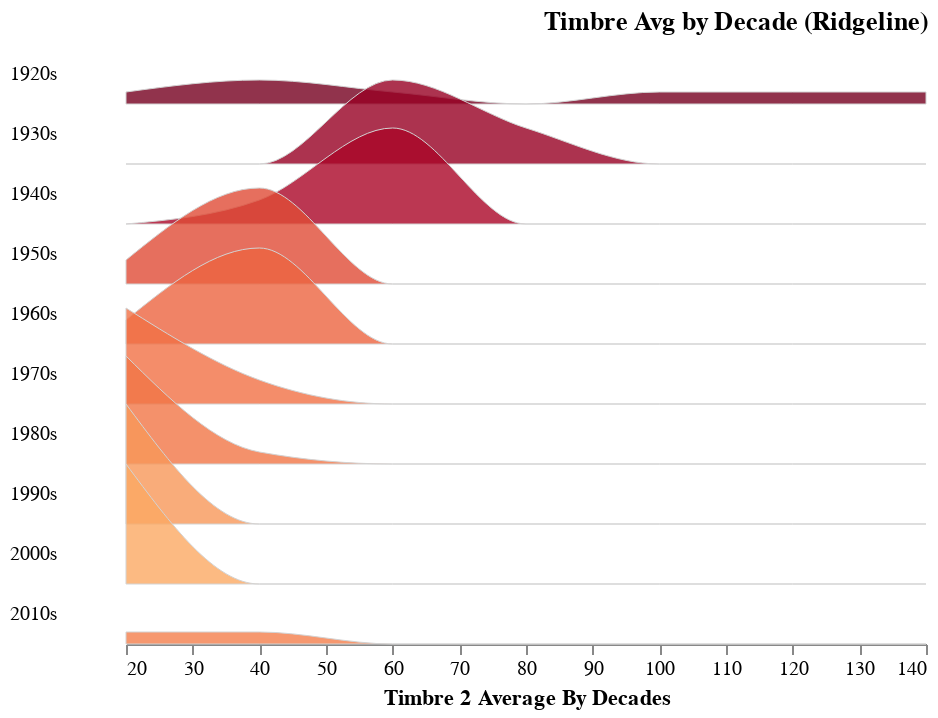

The notebook cell saved with this chart:
### Code cell
plot_ridgeline(timbre_avg_by_year, "decade", "TimbreAvg3")

### Figure 1 — Vega-Lite specification as saved in the notebook (floating-point values rounded to 4 significant figures)
{"config": {"view": {"continuousWidth": 400, "continuousHeight": 300, "stroke": null}, "facet": {"spacing": 0}, "title": {"anchor": "end"}}, "data": {"name": "data-9c4fd3404b8431db948f1402dd30598b"}, "facet": {"row": {"type": "temporal", "field": "Decade", "header": {"format": "%Ys", "labelAlign": "right", "labelAngle": 0}, "title": null}}, "spec": {"mark": {"type": "area", "fillOpacity": 0.8, "interpolate": "monotone", "stroke": "lightgray", "strokeWidth": 0.5}, "encoding": {"fill": {"type": "quantitative", "field": "mean_val", "legend": null, "scale": {"domain": [50, -100], "scheme": "redyellowblue"}}, "x": {"type": "quantitative", "bin": "binned", "field": "bin_min", "title": "Timbre 2 Average By Decades"}, "y": {"type": "quantitative", "axis": null, "field": "value", "scale": {"range": [30, -30]}}}, "height": 30, "transform": [{"field": "decade", "timeUnit": "year", "as": "Decade"}, {"joinaggregate": [{"op": "mean", "field": "TimbreAvg3", "as": "mean_val"}], "groupby": ["Decade"]}, {"bin": {"maxbins": 10}, "field": "TimbreAvg3", "as": ["bin_max", "bin_min"]}, {"aggregate": [{"op": "count", "as": "value"}], "groupby": ["Decade", "mean_val", "bin_min", "bin_max"]}, {"impute": "value", "key": "bin_min", "groupby": ["Decade", "mean_val"], "value": 0}]}, "bounds": "flush", "title": "Timbre Avg by Decade (Ridgeline)", "$schema": "https://vega.github.io/schema/vega-lite/v4.8.1.json", "datasets": {"data-9c4fd3404b8431db948f1402dd30598b": [{"year": 1922, "TimbreAvg1": 41.56, "TimbreAvg2": 13.91, "TimbreAvg3": 14.68, "TimbreAvg4": 24.43, "TimbreAvg5": 18.75, "TimbreAvg6": 11.17, "TimbreAvg7": -5.31, "TimbreAvg8": 0.1368, "TimbreAvg9": -2.165, "TimbreAvg10": -4.444, "TimbreAvg11": -1.622, "TimbreAvg12": -5.561, "decade": "1920-01-01T00:00:00"}, {"year": 1924, "TimbreAvg1": 36.95, "TimbreAvg2": -136.1, "TimbreAvg3": 108.1, "TimbreAvg4": 12.35, "TimbreAvg5": -7.73, "TimbreAvg6": 1.873, "TimbreAvg7": -32.49, "TimbreAvg8": 3.363, "TimbreAvg9": 14.38, "TimbreAvg10": 8.708, "TimbreAvg11": 4.783, "TimbreAvg12": 8.068, "decade": "1920-01-01T00:00:00"}, {"year": 1925, "TimbreAvg1": 34.36, "TimbreAvg2": -128.2, "TimbreAvg3": 120.2, "TimbreAvg4": 19.37, "TimbreAvg5": 18.19, "TimbreAvg6": 17.01, "TimbreAvg7": -56.73, "TimbreAvg8": 7.617, "TimbreAvg9": 3.784, "TimbreAvg10": 8.839, "TimbreAvg11": 6.741, "TimbreAvg12": 6.061, "decade": "1920-01-01T00:00:00"}, {"year": 1926, "TimbreAvg1": 32.57, "TimbreAvg2": -126.5, "TimbreAvg3": 88.92, "TimbreAvg4": 7.843, "TimbreAvg5": -5.841, "TimbreAvg6": 13.39, "TimbreAvg7": -31.14, "TimbreAvg8": 9.86, "TimbreAvg9": -17.41, "TimbreAvg10": 4.974, "TimbreAvg11": 0.6245, "TimbreAvg12": -2.054, "decade": "1920-01-01T00:00:00"}, {"year": 1927, "TimbreAvg1": 31.23, "TimbreAvg2": -110.7, "TimbreAvg3": 59.21, "TimbreAvg4": 4.108, "TimbreAvg5": -9.538, "TimbreAvg6": 9.986, "TimbreAvg7": -21.01, "TimbreAvg8": 13.41, "TimbreAvg9": -25.12, "TimbreAvg10": 4.396, "TimbreAvg11": -0.3943, "TimbreAvg12": -2.645, "decade": "1920-01-01T00:00:00"}, {"year": 1928, "TimbreAvg1": 31.5, "TimbreAvg2": -94.42, "TimbreAvg3": 27.26, "TimbreAvg4": -8.42, "TimbreAvg5": -16.8, "TimbreAvg6": 9.831, "TimbreAvg7": -34.23, "TimbreAvg8": 8.103, "TimbreAvg9": -2.78, "TimbreAvg10": 7.653, "TimbreAvg11": -0.274, "TimbreAvg12": 8.575, "decade": "1920-01-01T00:00:00"}, {"year": 1929, "TimbreAvg1": 33.08, "TimbreAvg2": -100.9, "TimbreAvg3": 37.7, "TimbreAvg4": -7.802, "TimbreAvg5": -16.81, "TimbreAvg6": 9.486, "TimbreAvg7": -30.72, "TimbreAvg8": 8.05, "TimbreAvg9": -2.235, "TimbreAvg10": 7.397, "TimbreAvg11": 1.339, "TimbreAvg12": 13.07, "decade": "1920-01-01T00:00:00"}, {"year": 1930, "TimbreAvg1": 34.95, "TimbreAvg2": -99.74, "TimbreAvg3": 59.33, "TimbreAvg4": 0.1107, "TimbreAvg5": -29.29, "TimbreAvg6": 14.93, "TimbreAvg7": -28.67, "TimbreAvg8": 5.75, "TimbreAvg9": -0.3473, "TimbreAvg10": 7.347, "TimbreAvg11": -0.4108, "TimbreAvg12": 4.682, "decade": "1930-01-01T00:00:00"}, {"year": 1931, "TimbreAvg1": 35.04, "TimbreAvg2": -97.28, "TimbreAvg3": 61.39, "TimbreAvg4": 8.116, "TimbreAvg5": -5.649, "TimbreAvg6": 5.444, "TimbreAvg7": -18.24, "TimbreAvg8": 6.326, "TimbreAvg9": -4.743, "TimbreAvg10": 5.894, "TimbreAvg11": 1.151, "TimbreAvg12": 1.979, "decade": "1930-01-01T00:00:00"}, {"year": 1932, "TimbreAvg1": 34.99, "TimbreAvg2": -98.61, "TimbreAvg3": 44.83, "TimbreAvg4": -0.8373, "TimbreAvg5": -22.16, "TimbreAvg6": 23.28, "TimbreAvg7": -36.65, "TimbreAvg8": 7.044, "TimbreAvg9": 14.11, "TimbreAvg10": 10.86, "TimbreAvg11": -1.003, "TimbreAvg12": 12.39, "decade": "1930-01-01T00:00:00"}, {"year": 1933, "TimbreAvg1": 32.79, "TimbreAvg2": -103.0, "TimbreAvg3": 56.2, "TimbreAvg4": -12.21, "TimbreAvg5": -33.13, "TimbreAvg6": 16.06, "TimbreAvg7": -43.9, "TimbreAvg8": 0.06204, "TimbreAvg9": 8.121, "TimbreAvg10": 8.25, "TimbreAvg11": -3.816, "TimbreAvg12": 4.195, "decade": "1930-01-01T00:00:00"}, {"year": 1934, "TimbreAvg1": 32.69, "TimbreAvg2": -97.15, "TimbreAvg3": 46.76, "TimbreAvg4": -2.051, "TimbreAvg5": -4.355, "TimbreAvg6": 16.09, "TimbreAvg7": -30.93, "TimbreAvg8": 5.909, "TimbreAvg9": 10.38, "TimbreAvg10": 9.565, "TimbreAvg11": -0.1988, "TimbreAvg12": 10.48, "decade": "1930-01-01T00:00:00"}, {"year": 1935, "TimbreAvg1": 33.87, "TimbreAvg2": -109.6, "TimbreAvg3": 69.43, "TimbreAvg4": 10.38, "TimbreAvg5": -8.598, "TimbreAvg6": 19.18, "TimbreAvg7": -17.24, "TimbreAvg8": 11.86, "TimbreAvg9": 3.787, "TimbreAvg10": 9.493, "TimbreAvg11": -2.062, "TimbreAvg12": 12.01, "decade": "1930-01-01T00:00:00"}, {"year": 1936, "TimbreAvg1": 34.54, "TimbreAvg2": -126.0, "TimbreAvg3": 64.29, "TimbreAvg4": 3.944, "TimbreAvg5": -8.175, "TimbreAvg6": 10.65, "TimbreAvg7": -18.77, "TimbreAvg8": 9.033, "TimbreAvg9": -2.058, "TimbreAvg10": 5.343, "TimbreAvg11": -0.4487, "TimbreAvg12": 8.263, "decade": "1930-01-01T00:00:00"}, {"year": 1937, "TimbreAvg1": 33.58, "TimbreAvg2": -113.8, "TimbreAvg3": 51.95, "TimbreAvg4": 1.924, "TimbreAvg5": -13.45, "TimbreAvg6": 17.37, "TimbreAvg7": -10.02, "TimbreAvg8": 10.66, "TimbreAvg9": -3.712, "TimbreAvg10": 5.937, "TimbreAvg11": -2.608, "TimbreAvg12": 11.86, "decade": "1930-01-01T00:00:00"}, {"year": 1938, "TimbreAvg1": 34.9, "TimbreAvg2": -114.4, "TimbreAvg3": 40.74, "TimbreAvg4": 6.103, "TimbreAvg5": -17.94, "TimbreAvg6": 19.79, "TimbreAvg7": -27.39, "TimbreAvg8": 6.041, "TimbreAvg9": 10.2, "TimbreAvg10": 9.888, "TimbreAvg11": -0.3099, "TimbreAvg12": 11.18, "decade": "1930-01-01T00:00:00"}, {"year": 1939, "TimbreAvg1": 34.02, "TimbreAvg2": -102.4, "TimbreAvg3": 45.43, "TimbreAvg4": -1.908, "TimbreAvg5": -13.02, "TimbreAvg6": 20.68, "TimbreAvg7": -21.57, "TimbreAvg8": 6.065, "TimbreAvg9": 6.906, "TimbreAvg10": 5.943, "TimbreAvg11": -6.37, "TimbreAvg12": 5.006, "decade": "1930-01-01T00:00:00"}, {"year": 1940, "TimbreAvg1": 35.33, "TimbreAvg2": -96.81, "TimbreAvg3": 49.32, "TimbreAvg4": 7.192, "TimbreAvg5": -41.28, "TimbreAvg6": 19.44, "TimbreAvg7": -18.54, "TimbreAvg8": 6.436, "TimbreAvg9": 8.957, "TimbreAvg10": 6.57, "TimbreAvg11": 1.953, "TimbreAvg12": 21.34, "decade": "1940-01-01T00:00:00"}, {"year": 1941, "TimbreAvg1": 32.39, "TimbreAvg2": -100.0, "TimbreAvg3": 52.51, "TimbreAvg4": 4.921, "TimbreAvg5": -3.68, "TimbreAvg6": 20.87, "TimbreAvg7": -16.8, "TimbreAvg8": 9.038, "TimbreAvg9": -2.731, "TimbreAvg10": 7.336, "TimbreAvg11": -3.413, "TimbreAvg12": 9.401, "decade": "1940-01-01T00:00:00"}, {"year": 1942, "TimbreAvg1": 33.3, "TimbreAvg2": -120.1, "TimbreAvg3": 50.7, "TimbreAvg4": -5.461, "TimbreAvg5": -19.14, "TimbreAvg6": 7.967, "TimbreAvg7": -18.27, "TimbreAvg8": 8.431, "TimbreAvg9": 1.05, "TimbreAvg10": 7.495, "TimbreAvg11": -1.957, "TimbreAvg12": 8.773, "decade": "1940-01-01T00:00:00"}, {"year": 1943, "TimbreAvg1": 35.77, "TimbreAvg2": -73.11, "TimbreAvg3": 58.33, "TimbreAvg4": 10.69, "TimbreAvg5": -6.186, "TimbreAvg6": 20.79, "TimbreAvg7": -14.26, "TimbreAvg8": 6.945, "TimbreAvg9": 5.42, "TimbreAvg10": 4.834, "TimbreAvg11": -6.037, "TimbreAvg12": 9.678, "decade": "1940-01-01T00:00:00"}, {"year": 1944, "TimbreAvg1": 35.05, "TimbreAvg2": -119.3, "TimbreAvg3": 45.17, "TimbreAvg4": 3.777, "TimbreAvg5": 0.7286, "TimbreAvg6": 12.55, "TimbreAvg7": -16.06, "TimbreAvg8": 6.014, "TimbreAvg9": 5.359, "TimbreAvg10": 3.907, "TimbreAvg11": -2.75, "TimbreAvg12": 6.555, "decade": "1940-01-01T00:00:00"}, {"year": 1945, "TimbreAvg1": 35.8, "TimbreAvg2": -78.38, "TimbreAvg3": 55.81, "TimbreAvg4": 3.687, "TimbreAvg5": -18.85, "TimbreAvg6": 13.39, "TimbreAvg7": -18.99, "TimbreAvg8": 0.9092, "TimbreAvg9": 12.95, "TimbreAvg10": 5.449, "TimbreAvg11": -1.18, "TimbreAvg12": 15.58, "decade": "1940-01-01T00:00:00"}, {"year": 1946, "TimbreAvg1": 36.63, "TimbreAvg2": -74.35, "TimbreAvg3": 39.01, "TimbreAvg4": -0.9528, "TimbreAvg5": -3.294, "TimbreAvg6": 12.09, "TimbreAvg7": -12.59, "TimbreAvg8": 3.161, "TimbreAvg9": 6.065, "TimbreAvg10": 2.858, "TimbreAvg11": -3.037, "TimbreAvg12": 12.07, "decade": "1940-01-01T00:00:00"}, {"year": 1947, "TimbreAvg1": 36.29, "TimbreAvg2": -59.97, "TimbreAvg3": 29.82, "TimbreAvg4": -1.628, "TimbreAvg5": -18.3, "TimbreAvg6": 15.34, "TimbreAvg7": -16.52, "TimbreAvg8": 4.074, "TimbreAvg9": 12.66, "TimbreAvg10": 8.663, "TimbreAvg11": -4.001, "TimbreAvg12": 14.18, "decade": "1940-01-01T00:00:00"}, {"year": 1948, "TimbreAvg1": 38.0, "TimbreAvg2": -60.91, "TimbreAvg3": 48.13, "TimbreAvg4": 1.431, "TimbreAvg5": -15.75, "TimbreAvg6": 12.69, "TimbreAvg7": -22.46, "TimbreAvg8": 0.02932, "TimbreAvg9": 13.2, "TimbreAvg10": 4.487, "TimbreAvg11": -0.4887, "TimbreAvg12": 10.52, "decade": "1940-01-01T00:00:00"}, {"year": 1949, "TimbreAvg1": 36.94, "TimbreAvg2": -76.29, "TimbreAvg3": 53.23, "TimbreAvg4": -0.5399, "TimbreAvg5": -13.69, "TimbreAvg6": 6.0, "TimbreAvg7": -16.25, "TimbreAvg8": 0.1701, "TimbreAvg9": 10.24, "TimbreAvg10": 3.406, "TimbreAvg11": -0.8975, "TimbreAvg12": 7.688, "decade": "1940-01-01T00:00:00"}, {"year": 1950, "TimbreAvg1": 37.56, "TimbreAvg2": -79.75, "TimbreAvg3": 39.1, "TimbreAvg4": 7.317, "TimbreAvg5": -4.147, "TimbreAvg6": 7.53, "TimbreAvg7": -5.599, "TimbreAvg8": 3.95, "TimbreAvg9": 4.621, "TimbreAvg10": 2.546, "TimbreAvg11": -2.016, "TimbreAvg12": 4.763, "decade": "1950-01-01T00:00:00"}, {"year": 1951, "TimbreAvg1": 38.34, "TimbreAvg2": -59.1, "TimbreAvg3": 38.65, "TimbreAvg4": 0.6563, "TimbreAvg5": -2.506, "TimbreAvg6": 5.508, "TimbreAvg7": -9.521, "TimbreAvg8": 1.943, "TimbreAvg9": 7.743, "TimbreAvg10": 2.759, "TimbreAvg11": -2.87, "TimbreAvg12": 5.836, "decade": "1950-01-01T00:00:00"}, {"year": 1952, "TimbreAvg1": 39.09, "TimbreAvg2": -49.43, "TimbreAvg3": 29.52, "TimbreAvg4": -5.048, "TimbreAvg5": -8.318, "TimbreAvg6": 8.535, "TimbreAvg7": -17.55, "TimbreAvg8": 0.1893, "TimbreAvg9": 6.674, "TimbreAvg10": 1.172, "TimbreAvg11": -2.191, "TimbreAvg12": 7.037, "decade": "1950-01-01T00:00:00"}, {"year": 1953, "TimbreAvg1": 39.21, "TimbreAvg2": -40.24, "TimbreAvg3": 39.67, "TimbreAvg4": -0.445, "TimbreAvg5": -3.645, "TimbreAvg6": 9.998, "TimbreAvg7": -16.5, "TimbreAvg8": -0.1103, "TimbreAvg9": 5.477, "TimbreAvg10": 1.666, "TimbreAvg11": -2.965, "TimbreAvg12": 4.058, "decade": "1950-01-01T00:00:00"}, {"year": 1954, "TimbreAvg1": 38.14, "TimbreAvg2": -46.14, "TimbreAvg3": 28.05, "TimbreAvg4": -2.913, "TimbreAvg5": -2.925, "TimbreAvg6": 6.043, "TimbreAvg7": -18.02, "TimbreAvg8": -0.7081, "TimbreAvg9": 8.89, "TimbreAvg10": 2.19, "TimbreAvg11": -1.935, "TimbreAvg12": 9.481, "decade": "1950-01-01T00:00:00"}, {"year": 1955, "TimbreAvg1": 37.1, "TimbreAvg2": -52.87, "TimbreAvg3": 26.31, "TimbreAvg4": -6.338, "TimbreAvg5": 0.8993, "TimbreAvg6": 4.494, "TimbreAvg7": -17.28, "TimbreAvg8": 1.646, "TimbreAvg9": 5.555, "TimbreAvg10": 2.484, "TimbreAvg11": -2.829, "TimbreAvg12": 7.048, "decade": "1950-01-01T00:00:00"}, {"year": 1956, "TimbreAvg1": 37.67, "TimbreAvg2": -38.32, "TimbreAvg3": 24.38, "TimbreAvg4": -4.569, "TimbreAvg5": -1.269, "TimbreAvg6": 3.7, "TimbreAvg7": -15.31, "TimbreAvg8": 0.2986, "TimbreAvg9": 5.172, "TimbreAvg10": 1.747, "TimbreAvg11": -2.766, "TimbreAvg12": 7.053, "decade": "1950-01-01T00:00:00"}, {"year": 1957, "TimbreAvg1": 37.24, "TimbreAvg2": -39.23, "TimbreAvg3": 15.83, "TimbreAvg4": -3.89, "TimbreAvg5": 0.05078, "TimbreAvg6": 1.425, "TimbreAvg7": -11.18, "TimbreAvg8": 0.2028, "TimbreAvg9": 3.578, "TimbreAvg10": 1.635, "TimbreAvg11": -2.338, "TimbreAvg12": 5.688, "decade": "1950-01-01T00:00:00"}, {"year": 1958, "TimbreAvg1": 39.15, "TimbreAvg2": -18.57, "TimbreAvg3": 26.7, "TimbreAvg4": 0.2872, "TimbreAvg5": -3.253, "TimbreAvg6": 1.734, "TimbreAvg7": -12.29, "TimbreAvg8": -2.056, "TimbreAvg9": 7.373, "TimbreAvg10": 1.504, "TimbreAvg11": -1.76, "TimbreAvg12": 8.573, "decade": "1950-01-01T00:00:00"}, {"year": 1959, "TimbreAvg1": 39.15, "TimbreAvg2": -23.04, "TimbreAvg3": 19.02, "TimbreAvg4": -3.434, "TimbreAvg5": 4.16, "TimbreAvg6": 1.495, "TimbreAvg7": -16.76, "TimbreAvg8": -2.318, "TimbreAvg9": 5.741, "TimbreAvg10": 0.9585, "TimbreAvg11": -2.081, "TimbreAvg12": 7.127, "decade": "1950-01-01T00:00:00"}, {"year": 1960, "TimbreAvg1": 38.88, "TimbreAvg2": -18.91, "TimbreAvg3": 23.72, "TimbreAvg4": -0.3672, "TimbreAvg5": -1.307, "TimbreAvg6": 2.723, "TimbreAvg7": -13.9, "TimbreAvg8": -2.198, "TimbreAvg9": 6.149, "TimbreAvg10": 1.419, "TimbreAvg11": -2.018, "TimbreAvg12": 7.242, "decade": "1960-01-01T00:00:00"}, {"year": 1961, "TimbreAvg1": 39.62, "TimbreAvg2": -27.22, "TimbreAvg3": 28.56, "TimbreAvg4": 1.267, "TimbreAvg5": -3.125, "TimbreAvg6": 0.7062, "TimbreAvg7": -11.94, "TimbreAvg8": -2.548, "TimbreAvg9": 6.055, "TimbreAvg10": 1.539, "TimbreAvg11": -1.318, "TimbreAvg12": 6.138, "decade": "1960-01-01T00:00:00"}, {"year": 1962, "TimbreAvg1": 40.13, "TimbreAvg2": -17.45, "TimbreAvg3": 19.46, "TimbreAvg4": -0.9173, "TimbreAvg5": -0.7442, "TimbreAvg6": -0.6876, "TimbreAvg7": -9.383, "TimbreAvg8": -1.887, "TimbreAvg9": 5.455, "TimbreAvg10": 2.126, "TimbreAvg11": -1.711, "TimbreAvg12": 4.913, "decade": "1960-01-01T00:00:00"}, {"year": 1963, "TimbreAvg1": 40.55, "TimbreAvg2": -16.46, "TimbreAvg3": 22.5, "TimbreAvg4": -0.7805, "TimbreAvg5": -0.8922, "TimbreAvg6": -1.607, "TimbreAvg7": -9.215, "TimbreAvg8": -2.595, "TimbreAvg9": 5.623, "TimbreAvg10": 0.8863, "TimbreAvg11": -1.253, "TimbreAvg12": 6.212, "decade": "1960-01-01T00:00:00"}, {"year": 1964, "TimbreAvg1": 40.11, "TimbreAvg2": -15.82, "TimbreAvg3": 22.48, "TimbreAvg4": -1.269, "TimbreAvg5": 0.1809, "TimbreAvg6": -1.785, "TimbreAvg7": -8.4, "TimbreAvg8": -1.922, "TimbreAvg9": 3.221, "TimbreAvg10": 0.5442, "TimbreAvg11": -1.908, "TimbreAvg12": 5.095, "decade": "1960-01-01T00:00:00"}, {"year": 1965, "TimbreAvg1": 40.7, "TimbreAvg2": -13.34, "TimbreAvg3": 22.34, "TimbreAvg4": -1.099, "TimbreAvg5": -3.736, "TimbreAvg6": -0.3017, "TimbreAvg7": -8.165, "TimbreAvg8": -1.725, "TimbreAvg9": 4.681, "TimbreAvg10": 0.3911, "TimbreAvg11": -2.017, "TimbreAvg12": 5.947, "decade": "1960-01-01T00:00:00"}, {"year": 1966, "TimbreAvg1": 40.9, "TimbreAvg2": -5.545, "TimbreAvg3": 20.48, "TimbreAvg4": -0.3632, "TimbreAvg5": -6.661, "TimbreAvg6": -1.849, "TimbreAvg7": -6.66, "TimbreAvg8": -2.721, "TimbreAvg9": 5.87, "TimbreAvg10": 0.5368, "TimbreAvg11": -2.062, "TimbreAvg12": 5.063, "decade": "1960-01-01T00:00:00"}, {"year": 1967, "TimbreAvg1": 40.87, "TimbreAvg2": -6.292, "TimbreAvg3": 22.13, "TimbreAvg4": -0.8576, "TimbreAvg5": -8.684, "TimbreAvg6": -2.968, "TimbreAvg7": -6.753, "TimbreAvg8": -3.264, "TimbreAvg9": 6.073, "TimbreAvg10": -0.07219, "TimbreAvg11": -1.679, "TimbreAvg12": 5.731, "decade": "1960-01-01T00:00:00"}, {"year": 1968, "TimbreAvg1": 40.66, "TimbreAvg2": -7.977, "TimbreAvg3": 21.5, "TimbreAvg4": 0.3513, "TimbreAvg5": -9.759, "TimbreAvg6": -2.957, "TimbreAvg7": -5.645, "TimbreAvg8": -1.97, "TimbreAvg9": 4.379, "TimbreAvg10": -0.1488, "TimbreAvg11": -1.08, "TimbreAvg12": 5.679, "decade": "1960-01-01T00:00:00"}, {"year": 1969, "TimbreAvg1": 40.49, "TimbreAvg2": -12.25, "TimbreAvg3": 18.92, "TimbreAvg4": -0.6133, "TimbreAvg5": -10.52, "TimbreAvg6": -3.575, "TimbreAvg7": -4.238, "TimbreAvg8": -1.697, "TimbreAvg9": 4.792, "TimbreAvg10": -0.1831, "TimbreAvg11": -1.199, "TimbreAvg12": 5.087, "decade": "1960-01-01T00:00:00"}, {"year": 1970, "TimbreAvg1": 40.93, "TimbreAvg2": -12.22, "TimbreAvg3": 17.63, "TimbreAvg4": -0.2921, "TimbreAvg5": -9.873, "TimbreAvg6": -3.791, "TimbreAvg7": -3.636, "TimbreAvg8": -1.81, "TimbreAvg9": 4.931, "TimbreAvg10": -0.4027, "TimbreAvg11": -0.9613, "TimbreAvg12": 4.366, "decade": "1970-01-01T00:00:00"}, {"year": 1971, "TimbreAvg1": 40.38, "TimbreAvg2": -14.12, "TimbreAvg3": 16.16, "TimbreAvg4": -1.082, "TimbreAvg5": -7.068, "TimbreAvg6": -4.204, "TimbreAvg7": -3.729, "TimbreAvg8": -1.345, "TimbreAvg9": 4.057, "TimbreAvg10": -0.4148, "TimbreAvg11": -0.733, "TimbreAvg12": 4.92, "decade": "1970-01-01T00:00:00"}, {"year": 1972, "TimbreAvg1": 40.38, "TimbreAvg2": -11.37, "TimbreAvg3": 18.77, "TimbreAvg4": 0.5758, "TimbreAvg5": -6.653, "TimbreAvg6": -4.182, "TimbreAvg7": -4.142, "TimbreAvg8": -1.103, "TimbreAvg9": 3.029, "TimbreAvg10": -0.2728, "TimbreAvg11": -0.6154, "TimbreAvg12": 4.339, "decade": "1970-01-01T00:00:00"}, {"year": 1973, "TimbreAvg1": 41.03, "TimbreAvg2": -8.881, "TimbreAvg3": 19.29, "TimbreAvg4": 0.8646, "TimbreAvg5": -6.101, "TimbreAvg6": -5.346, "TimbreAvg7": -2.915, "TimbreAvg8": -1.494, "TimbreAvg9": 3.64, "TimbreAvg10": -0.1472, "TimbreAvg11": -0.3093, "TimbreAvg12": 4.172, "decade": "1970-01-01T00:00:00"}, {"year": 1974, "TimbreAvg1": 41.13, "TimbreAvg2": -9.238, "TimbreAvg3": 19.14, "TimbreAvg4": 1.114, "TimbreAvg5": -6.877, "TimbreAvg6": -5.225, "TimbreAvg7": -2.323, "TimbreAvg8": -0.9129, "TimbreAvg9": 2.943, "TimbreAvg10": -0.5117, "TimbreAvg11": -0.1766, "TimbreAvg12": 3.762, "decade": "1970-01-01T00:00:00"}, {"year": 1975, "TimbreAvg1": 41.31, "TimbreAvg2": -3.986, "TimbreAvg3": 19.68, "TimbreAvg4": 2.786, "TimbreAvg5": -5.766, "TimbreAvg6": -4.986, "TimbreAvg7": -1.4, "TimbreAvg8": -0.9019, "TimbreAvg9": 2.704, "TimbreAvg10": -0.5636, "TimbreAvg11": 0.001375, "TimbreAvg12": 3.756, "decade": "1970-01-01T00:00:00"}, {"year": 1976, "TimbreAvg1": 41.24, "TimbreAvg2": -3.334, "TimbreAvg3": 18.79, "TimbreAvg4": 2.485, "TimbreAvg5": -6.211, "TimbreAvg6": -5.581, "TimbreAvg7": -2.342, "TimbreAvg8": -1.048, "TimbreAvg9": 2.505, "TimbreAvg10": -0.2294, "TimbreAvg11": 0.2051, "TimbreAvg12": 3.708, "decade": "1970-01-01T00:00:00"}, {"year": 1977, "TimbreAvg1": 42.11, "TimbreAvg2": 3.307, "TimbreAvg3": 21.27, "TimbreAvg4": 2.724, "TimbreAvg5": -7.846, "TimbreAvg6": -6.854, "TimbreAvg7": -1.754, "TimbreAvg8": -0.7725, "TimbreAvg9": 3.427, "TimbreAvg10": 0.1737, "TimbreAvg11": 0.3541, "TimbreAvg12": 3.03, "decade": "1970-01-01T00:00:00"}, {"year": 1978, "TimbreAvg1": 41.83, "TimbreAvg2": 4.071, "TimbreAvg3": 23.35, "TimbreAvg4": 3.608, "TimbreAvg5": -7.443, "TimbreAvg6": -5.952, "TimbreAvg7": -1.219, "TimbreAvg8": 0.07635, "TimbreAvg9": 3.054, "TimbreAvg10": 0.514, "TimbreAvg11": -0.03998, "TimbreAvg12": 2.681, "decade": "1970-01-01T00:00:00"}, {"year": 1979, "TimbreAvg1": 42.03, "TimbreAvg2": 10.01, "TimbreAvg3": 18.55, "TimbreAvg4": 4.076, "TimbreAvg5": -7.644, "TimbreAvg6": -5.737, "TimbreAvg7": -1.206, "TimbreAvg8": -0.4556, "TimbreAvg9": 3.128, "TimbreAvg10": 0.7126, "TimbreAvg11": -0.1207, "TimbreAvg12": 2.498, "decade": "1970-01-01T00:00:00"}, {"year": 1980, "TimbreAvg1": 42.43, "TimbreAvg2": 12.62, "TimbreAvg3": 20.78, "TimbreAvg4": 5.818, "TimbreAvg5": -10.96, "TimbreAvg6": -5.002, "TimbreAvg7": -1.165, "TimbreAvg8": -0.9115, "TimbreAvg9": 3.993, "TimbreAvg10": 0.8763, "TimbreAvg11": 0.1742, "TimbreAvg12": 2.754, "decade": "1980-01-01T00:00:00"}, {"year": 1981, "TimbreAvg1": 42.19, "TimbreAvg2": 15.05, "TimbreAvg3": 19.04, "TimbreAvg4": 4.584, "TimbreAvg5": -12.1, "TimbreAvg6": -6.933, "TimbreAvg7": -0.8445, "TimbreAvg8": -0.9285, "TimbreAvg9": 3.795, "TimbreAvg10": 1.294, "TimbreAvg11": 0.2474, "TimbreAvg12": 2.682, "decade": "1980-01-01T00:00:00"}, {"year": 1982, "TimbreAvg1": 42.37, "TimbreAvg2": 12.74, "TimbreAvg3": 19.7, "TimbreAvg4": 5.028, "TimbreAvg5": -9.103, "TimbreAvg6": -6.853, "TimbreAvg7": -1.743, "TimbreAvg8": -1.403, "TimbreAvg9": 4.083, "TimbreAvg10": 1.493, "TimbreAvg11": 0.2623, "TimbreAvg12": 2.433, "decade": "1980-01-01T00:00:00"}, {"year": 1983, "TimbreAvg1": 41.98, "TimbreAvg2": 14.77, "TimbreAvg3": 17.19, "TimbreAvg4": 3.95, "TimbreAvg5": -10.04, "TimbreAvg6": -8.107, "TimbreAvg7": -2.096, "TimbreAvg8": -1.425, "TimbreAvg9": 4.806, "TimbreAvg10": 2.364, "TimbreAvg11": 0.3547, "TimbreAvg12": 2.935, "decade": "1980-01-01T00:00:00"}, {"year": 1984, "TimbreAvg1": 42.04, "TimbreAvg2": 15.01, "TimbreAvg3": 17.82, "TimbreAvg4": 3.837, "TimbreAvg5": -8.294, "TimbreAvg6": -8.57, "TimbreAvg7": -3.139, "TimbreAvg8": -2.275, "TimbreAvg9": 4.59, "TimbreAvg10": 2.191, "TimbreAvg11": 0.5499, "TimbreAvg12": 3.059, "decade": "1980-01-01T00:00:00"}, {"year": 1985, "TimbreAvg1": 42.21, "TimbreAvg2": 20.1, "TimbreAvg3": 17.63, "TimbreAvg4": 4.116, "TimbreAvg5": -7.255, "TimbreAvg6": -9.001, "TimbreAvg7": -2.962, "TimbreAvg8": -2.597, "TimbreAvg9": 4.019, "TimbreAvg10": 2.367, "TimbreAvg11": 0.6701, "TimbreAvg12": 3.426, "decade": "1980-01-01T00:00:00"}, {"year": 1986, "TimbreAvg1": 42.13, "TimbreAvg2": 15.23, "TimbreAvg3": 18.49, "TimbreAvg4": 2.42, "TimbreAvg5": -5.516, "TimbreAvg6": -9.205, "TimbreAvg7": -4.823, "TimbreAvg8": -2.595, "TimbreAvg9": 4.502, "TimbreAvg10": 2.29, "TimbreAvg11": 0.5196, "TimbreAvg12": 3.768, "decade": "1980-01-01T00:00:00"}, {"year": 1987, "TimbreAvg1": 41.69, "TimbreAvg2": 10.38, "TimbreAvg3": 18.01, "TimbreAvg4": 1.846, "TimbreAvg5": -6.44, "TimbreAvg6": -8.242, "TimbreAvg7": -5.91, "TimbreAvg8": -2.152, "TimbreAvg9": 4.499, "TimbreAvg10": 2.449, "TimbreAvg11": 0.2608, "TimbreAvg12": 3.738, "decade": "1980-01-01T00:00:00"}, {"year": 1988, "TimbreAvg1": 41.11, "TimbreAvg2": 14.19, "TimbreAvg3": 15.44, "TimbreAvg4": 2.247, "TimbreAvg5": -5.555, "TimbreAvg6": -7.682, "TimbreAvg7": -5.781, "TimbreAvg8": -2.08, "TimbreAvg9": 4.496, "TimbreAvg10": 2.882, "TimbreAvg11": 0.1023, "TimbreAvg12": 3.626, "decade": "1980-01-01T00:00:00"}, {"year": 1989, "TimbreAvg1": 41.33, "TimbreAvg2": 12.64, "TimbreAvg3": 16.51, "TimbreAvg4": 1.666, "TimbreAvg5": -7.079, "TimbreAvg6": -7.964, "TimbreAvg7": -6.306, "TimbreAvg8": -2.249, "TimbreAvg9": 4.011, "TimbreAvg10": 2.325, "TimbreAvg11": 0.247, "TimbreAvg12": 3.55, "decade": "1980-01-01T00:00:00"}, {"year": 1990, "TimbreAvg1": 41.0, "TimbreAvg2": 9.405, "TimbreAvg3": 15.23, "TimbreAvg4": 1.701, "TimbreAvg5": -6.812, "TimbreAvg6": -7.079, "TimbreAvg7": -5.872, "TimbreAvg8": -1.627, "TimbreAvg9": 3.863, "TimbreAvg10": 2.457, "TimbreAvg11": -0.02878, "TimbreAvg12": 3.483, "decade": "1990-01-01T00:00:00"}, {"year": 1991, "TimbreAvg1": 40.95, "TimbreAvg2": 6.147, "TimbreAvg3": 14.58, "TimbreAvg4": 0.7406, "TimbreAvg5": -6.986, "TimbreAvg6": -7.353, "TimbreAvg7": -5.912, "TimbreAvg8": -1.414, "TimbreAvg9": 4.029, "TimbreAvg10": 2.555, "TimbreAvg11": -0.04716, "TimbreAvg12": 3.638, "decade": "1990-01-01T00:00:00"}, {"year": 1992, "TimbreAvg1": 41.34, "TimbreAvg2": 6.585, "TimbreAvg3": 12.63, "TimbreAvg4": 0.4847, "TimbreAvg5": -8.518, "TimbreAvg6": -8.359, "TimbreAvg7": -4.808, "TimbreAvg8": -1.607, "TimbreAvg9": 4.173, "TimbreAvg10": 2.229, "TimbreAvg11": -0.01728, "TimbreAvg12": 3.345, "decade": "1990-01-01T00:00:00"}, {"year": 1993, "TimbreAvg1": 41.38, "TimbreAvg2": 5.063, "TimbreAvg3": 10.78, "TimbreAvg4": 0.09247, "TimbreAvg5": -7.597, "TimbreAvg6": -8.287, "TimbreAvg7": -4.576, "TimbreAvg8": -1.337, "TimbreAvg9": 4.251, "TimbreAvg10": 2.333, "TimbreAvg11": -0.2013, "TimbreAvg12": 3.427, "decade": "1990-01-01T00:00:00"}, {"year": 1994, "TimbreAvg1": 41.65, "TimbreAvg2": 3.572, "TimbreAvg3": 10.38, "TimbreAvg4": 0.5304, "TimbreAvg5": -7.97, "TimbreAvg6": -7.995, "TimbreAvg7": -4.618, "TimbreAvg8": -1.163, "TimbreAvg9": 4.08, "TimbreAvg10": 2.418, "TimbreAvg11": -0.2332, "TimbreAvg12": 2.955, "decade": "1990-01-01T00:00:00"}, {"year": 1995, "TimbreAvg1": 42.0, "TimbreAvg2": 4.029, "TimbreAvg3": 9.014, "TimbreAvg4": 0.6097, "TimbreAvg5": -8.228, "TimbreAvg6": -8.616, "TimbreAvg7": -3.646, "TimbreAvg8": -1.082, "TimbreAvg9": 3.989, "TimbreAvg10": 2.198, "TimbreAvg11": -0.158, "TimbreAvg12": 2.913, "decade": "1990-01-01T00:00:00"}, {"year": 1996, "TimbreAvg1": 42.22, "TimbreAvg2": 3.095, "TimbreAvg3": 6.892, "TimbreAvg4": 0.5688, "TimbreAvg5": -8.072, "TimbreAvg6": -8.603, "TimbreAvg7": -3.326, "TimbreAvg8": -1.207, "TimbreAvg9": 4.412, "TimbreAvg10": 2.279, "TimbreAvg11": -0.3427, "TimbreAvg12": 2.738, "decade": "1990-01-01T00:00:00"}, {"year": 1997, "TimbreAvg1": 42.81, "TimbreAvg2": 3.868, "TimbreAvg3": 7.667, "TimbreAvg4": 1.203, "TimbreAvg5": -7.581, "TimbreAvg6": -9.378, "TimbreAvg7": -2.876, "TimbreAvg8": -1.179, "TimbreAvg9": 3.954, "TimbreAvg10": 2.211, "TimbreAvg11": -0.06296, "TimbreAvg12": 2.621, "decade": "1990-01-01T00:00:00"}, {"year": 1998, "TimbreAvg1": 42.87, "TimbreAvg2": 3.403, "TimbreAvg3": 5.128, "TimbreAvg4": 0.6749, "TimbreAvg5": -6.923, "TimbreAvg6": -9.238, "TimbreAvg7": -2.831, "TimbreAvg8": -1.476, "TimbreAvg9": 3.965, "TimbreAvg10": 2.208, "TimbreAvg11": -0.1878, "TimbreAvg12": 2.472, "decade": "1990-01-01T00:00:00"}, {"year": 1999, "TimbreAvg1": 43.42, "TimbreAvg2": 4.442, "TimbreAvg3": 5.555, "TimbreAvg4": 1.155, "TimbreAvg5": -6.991, "TimbreAvg6": -9.215, "TimbreAvg7": -2.627, "TimbreAvg8": -1.568, "TimbreAvg9": 4.021, "TimbreAvg10": 2.229, "TimbreAvg11": -0.1119, "TimbreAvg12": 2.496, "decade": "1990-01-01T00:00:00"}, {"year": 2000, "TimbreAvg1": 43.47, "TimbreAvg2": 2.802, "TimbreAvg3": 5.246, "TimbreAvg4": 1.236, "TimbreAvg5": -6.181, "TimbreAvg6": -9.543, "TimbreAvg7": -2.196, "TimbreAvg8": -1.756, "TimbreAvg9": 3.712, "TimbreAvg10": 2.181, "TimbreAvg11": -0.183, "TimbreAvg12": 2.396, "decade": "2000-01-01T00:00:00"}, {"year": 2001, "TimbreAvg1": 43.58, "TimbreAvg2": 0.9689, "TimbreAvg3": 4.271, "TimbreAvg4": 1.273, "TimbreAvg5": -6.615, "TimbreAvg6": -9.965, "TimbreAvg7": -1.959, "TimbreAvg8": -2.095, "TimbreAvg9": 3.713, "TimbreAvg10": 2.1, "TimbreAvg11": -0.06816, "TimbreAvg12": 2.225, "decade": "2000-01-01T00:00:00"}, {"year": 2002, "TimbreAvg1": 43.92, "TimbreAvg2": 0.3293, "TimbreAvg3": 5.658, "TimbreAvg4": 0.8308, "TimbreAvg5": -6.381, "TimbreAvg6": -9.984, "TimbreAvg7": -2.351, "TimbreAvg8": -2.103, "TimbreAvg9": 3.57, "TimbreAvg10": 1.823, "TimbreAvg11": -0.08098, "TimbreAvg12": 2.243, "decade": "2000-01-01T00:00:00"}, {"year": 2003, "TimbreAvg1": 44.09, "TimbreAvg2": -1.279, "TimbreAvg3": 5.77, "TimbreAvg4": 1.021, "TimbreAvg5": -5.868, "TimbreAvg6": -10.38, "TimbreAvg7": -1.64, "TimbreAvg8": -2.034, "TimbreAvg9": 3.247, "TimbreAvg10": 1.789, "TimbreAvg11": -0.1613, "TimbreAvg12": 1.954, "decade": "2000-01-01T00:00:00"}, {"year": 2004, "TimbreAvg1": 44.18, "TimbreAvg2": -2.008, "TimbreAvg3": 5.84, "TimbreAvg4": 0.9367, "TimbreAvg5": -5.551, "TimbreAvg6": -10.48, "TimbreAvg7": -1.576, "TimbreAvg8": -2.132, "TimbreAvg9": 3.566, "TimbreAvg10": 1.744, "TimbreAvg11": -0.1961, "TimbreAvg12": 1.894, "decade": "2000-01-01T00:00:00"}, {"year": 2005, "TimbreAvg1": 44.48, "TimbreAvg2": -0.5864, "TimbreAvg3": 7.41, "TimbreAvg4": 0.8138, "TimbreAvg5": -6.345, "TimbreAvg6": -10.4, "TimbreAvg7": -1.514, "TimbreAvg8": -2.133, "TimbreAvg9": 3.449, "TimbreAvg10": 1.802, "TimbreAvg11": -0.3167, "TimbreAvg12": 2.032, "decade": "2000-01-01T00:00:00"}, {"year": 2006, "TimbreAvg1": 44.6, "TimbreAvg2": -0.9265, "TimbreAvg3": 5.487, "TimbreAvg4": 0.7573, "TimbreAvg5": -5.877, "TimbreAvg6": -11.25, "TimbreAvg7": -1.306, "TimbreAvg8": -1.949, "TimbreAvg9": 3.212, "TimbreAvg10": 1.823, "TimbreAvg11": -0.1542, "TimbreAvg12": 2.031, "decade": "2000-01-01T00:00:00"}, {"year": 2007, "TimbreAvg1": 44.85, "TimbreAvg2": -0.1217, "TimbreAvg3": 5.9, "TimbreAvg4": 1.18, "TimbreAvg5": -5.834, "TimbreAvg6": -11.48, "TimbreAvg7": -0.6323, "TimbreAvg8": -2.013, "TimbreAvg9": 3.371, "TimbreAvg10": 1.88, "TimbreAvg11": -0.1717, "TimbreAvg12": 1.935, "decade": "2000-01-01T00:00:00"}, {"year": 2008, "TimbreAvg1": 44.95, "TimbreAvg2": 0.3303, "TimbreAvg3": 5.085, "TimbreAvg4": 1.196, "TimbreAvg5": -5.052, "TimbreAvg6": -11.98, "TimbreAvg7": -0.5043, "TimbreAvg8": -1.94, "TimbreAvg9": 3.47, "TimbreAvg10": 1.952, "TimbreAvg11": -0.06703, "TimbreAvg12": 1.934, "decade": "2000-01-01T00:00:00"}, {"year": 2009, "TimbreAvg1": 45.12, "TimbreAvg2": 0.4138, "TimbreAvg3": 5.756, "TimbreAvg4": 1.695, "TimbreAvg5": -6.301, "TimbreAvg6": -12.03, "TimbreAvg7": -0.2946, "TimbreAvg8": -2.049, "TimbreAvg9": 3.601, "TimbreAvg10": 1.971, "TimbreAvg11": 0.04502, "TimbreAvg12": 2.0, "decade": "2000-01-01T00:00:00"}, {"year": 2010, "TimbreAvg1": 44.99, "TimbreAvg2": -2.593, "TimbreAvg3": 5.158, "TimbreAvg4": 1.312, "TimbreAvg5": -6.618, "TimbreAvg6": -12.86, "TimbreAvg7": 0.009402, "TimbreAvg8": -2.448, "TimbreAvg9": 3.765, "TimbreAvg10": 1.726, "TimbreAvg11": 0.3318, "TimbreAvg12": 1.931, "decade": "2010-01-01T00:00:00"}, {"year": 2011, "TimbreAvg1": 51.08, "TimbreAvg2": 8.056, "TimbreAvg3": 26.79, "TimbreAvg4": -6.018, "TimbreAvg5": -8.341, "TimbreAvg6": -21.83, "TimbreAvg7": 4.943, "TimbreAvg8": -3.647, "TimbreAvg9": 12.61, "TimbreAvg10": 1.741, "TimbreAvg11": 1.677, "TimbreAvg12": 5.943, "decade": "2010-01-01T00:00:00"}]}}
